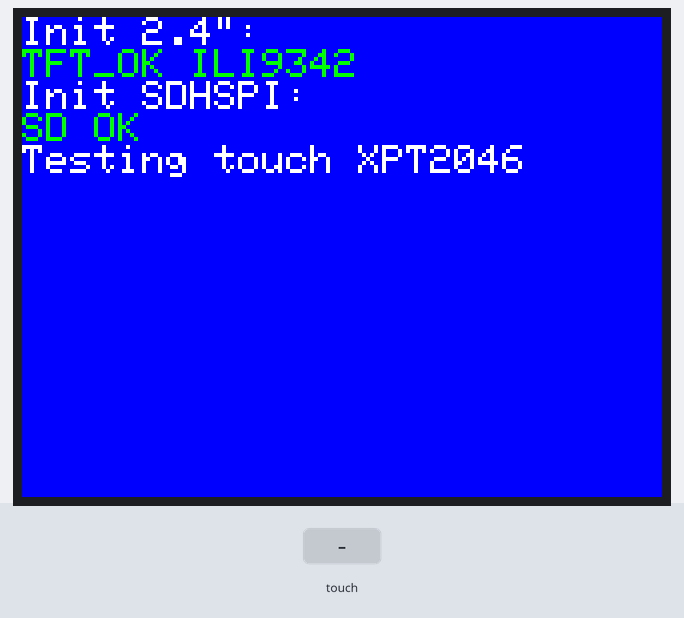
Recording of a sketch running on a simulated ESP32. Shown: 320×240 colour display. The inputs (shaded band) are chosen by the test bench. Storage starts empty; what the sketch prints to the serial monitor is not drawn.

Above: at 2.0 s.
2.1 s: screen touched at 13 % across, 10 % down
At 2.7 s:
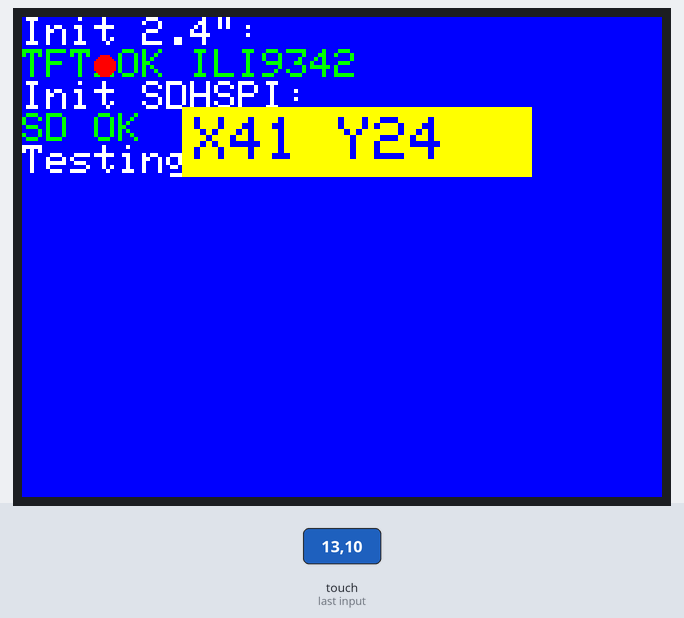
3.6 s: screen touched at 38 % across, 10 % down
At 5.0 s:
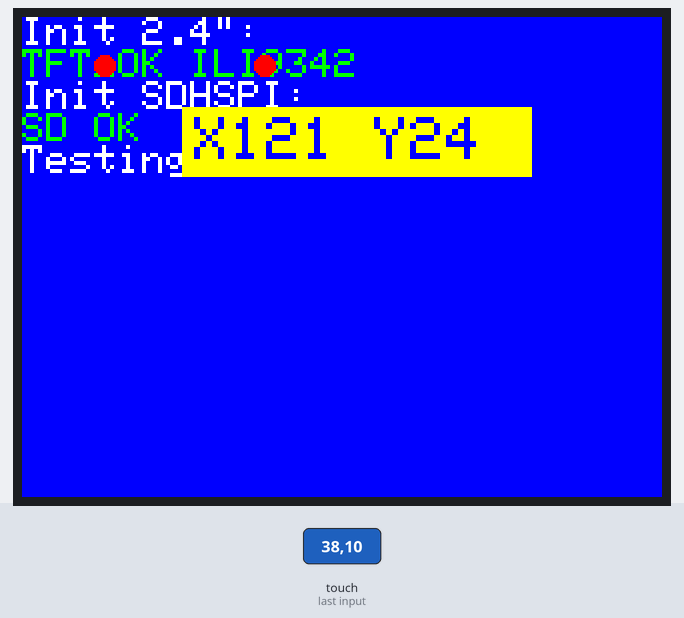
Timing chart, 0 to 6.6 s (numbered marks = the images above; inputs shaded):
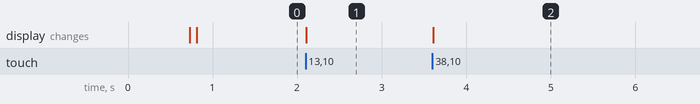

The sketch:

CYD_TEST_ESP32-024.ino
```cpp
//created by https://github.com/gtmans july 2026
#include "DIYTZT_ESP32_024_ILI9342.h"
  String TFSCRSIZ = "2.4\"";
  String TFSCREEN = "ILI9342";
  String TFTOUCH  = "XPT2046";
  String TFSDBUS  = "HSPI";

// ---------- SD ----------
void initSD()
{
  sdSPI.begin     (SD_SCK,SD_MISO,SD_MOSI);
  pinMode         (SD_CS, OUTPUT);
  digitalWrite    (SD_CS, HIGH);
  delay           (50);

  if (!SD.begin   (SD_CS, sdSPI))
  {
    tft.println   ("SD FAIL, retry...");
  //Serial.println("SD FAIL, retry...");
    delay         (150);
    if (!SD.begin (SD_CS, sdSPI))
    {
      tft.println ("SD FAIL (final)");
      return;
    }
  }
  show_SDworks();
}

void show_SDworks()   {
  Serial.println      ("SD OK");
  tft.setTextColor    (TFT_GREEN);
  tft.println         ("SD OK");
  // --- map directory lezen ---
  File root = SD.open ("/");
  if (!root) {
    Serial.println    ("Cannot open /");
    tft.setTextColor  (TFT_RED);
    tft.println       ("Cannot open /");
    return;
  }
  File f;
  while ((f = root.openNextFile())) {
    Serial.println    (f.name());
    tft.println       (f.name());
    f.close           ();
  }
  root.close          ();
}

void setup() {
  Serial.begin        (115200);
  delay               (500);
  Serial.println      ();
  Serial.println      (__FILE__);
  //SCREEN
  tft.init            ();
  tft.setBrightness   (255);
  tft.setRotation     (def_rot);
  tft.setTextSize     (2);
//tft.fillScreen      (TFT_RED);
//delay               (500);
//tft.fillScreen      (TFT_GREEN);
//delay               (500);
  tft.fillScreen      (TFT_BLUE);
  tft.setTextColor    (TFT_WHITE);
  tft.println         ("Init "+TFSCRSIZ+":");
  tft.setTextColor    (TFT_GREEN);
  tft.println         ("TFT_OK "+TFSCREEN);
  // SD
  tft.setTextColor    (TFT_WHITE);
  tft.println         ("Init SD"+TFSDBUS+":");
  initSD              ();
  // TOUCH
  tft.setTextColor    (TFT_WHITE);
  Serial.println      ("Testing touch "+TFTOUCH);
  tft.println         ("Testing touch "+TFTOUCH);
  tft.setTextColor    (TFT_BLUE);
  tft.setTextSize     (3);
  Serial.println      ("Setup finished!");
  //tft.drawJpgFile(SD, "/map/Apeldoorn.jpg", 0, 0);
}

void loop()
{
  uint16_t x,y;
  if (tft.getTouch(&x,&y))
  {
    Serial.printf   ("Touch: %d %d\n",x,y);
    tft.fillCircle  (x,y,5,TFT_RED);
    tft.setCursor   (86,50);
    tft.fillRect    (80, 45, 175, 35, TFT_YELLOW);
    tft.print       ("X"+String(x)+" Y"+String(y));
  }
}
```

DIYTZT_ESP32_024_ILI9342.h
```cpp
#pragma once
// ---------------- SD ----------------
#include  <SD.h>
#include  <SPI.h>
#include <LovyanGFX.hpp>

#define SD_CS   5
#define SD_SCK  18
#define SD_MISO 19
#define SD_MOSI 23

#define           def_rot 0
SPIClass          sdSPI(HSPI);

class LGFX : public lgfx::LGFX_Device {
  lgfx::Panel_ILI9342  _panel;
  lgfx::Bus_SPI        _bus;
  lgfx::Light_PWM      _light;
  lgfx::Touch_XPT2046  _touch;

public:
  LGFX() {
    {
      auto cfg = _bus.config();
      cfg.spi_host   = VSPI_HOST;
      cfg.spi_mode  = 0;
      cfg.freq_write= 55000000;
      cfg.freq_read = 20000000;
      cfg.pin_sclk  = 14;
      cfg.pin_mosi  = 13;
      cfg.pin_miso  = 12;
      cfg.pin_dc    = 2;

      _bus.config     (cfg);
      _panel.setBus   (&_bus);
    }
    // --- TFT panel ---
    {
      auto cfg =        _panel.config();
      cfg.pin_cs        = 15;
      cfg.pin_rst       = 4;
      cfg.pin_busy      = -1;
      cfg.panel_width   = 320;//240
      cfg.panel_height  = 240;//240
      cfg.dummy_read_pixel = 8;//
      cfg.dummy_read_bits = 1;//
      cfg.memory_width  = 320;//240
      cfg.memory_height = 240;//240
      cfg.invert        = true;//false
      cfg.rgb_order     = false;//true
    //cfg.bus_shared    =  true;// If the bus is shared with the SD card, set to true
    //cfg.bus_shared    =  false;// If the bus is shared with the SD card, set to true

      _panel.config     (cfg);
    }
    // --- Backlight ---
    {
      auto cfg =        _light.config();
      cfg.pin_bl        = 27;//or 21?
      cfg.freq          = 44100;
      cfg.pwm_channel   = 7;
      _light.config     (cfg);
      _panel.setLight   (&_light);
    }
// --- Touch XPT2046 ---
    {
      auto cfg = _touch.config();
      cfg.spi_host = VSPI_HOST;
      cfg.freq     = 1000000;
      cfg.pin_sclk = 14;
      cfg.pin_mosi = 13;
      cfg.pin_miso = 12;
      cfg.pin_cs   = 33;
      cfg.pin_int  = 36;
/*
      cfg.x_min    = 200;
      cfg.x_max    = 3600;
      cfg.y_min    = 300;
      cfg.y_max    = 3900;
*/
      cfg.x_min    = 280;
      cfg.x_max    = 3860;
      cfg.y_min    = 340;
      cfg.y_max    = 3860;

      _touch.config(cfg);
      _panel.setTouch(&_touch);
    }
    setPanel(&_panel);
  }
};
LGFX tft;
```

Measured:
- after the input at 2.1 s, the display: changes at once (image 1)
- after the input at 3.6 s, the display: changes at once (image 2)
